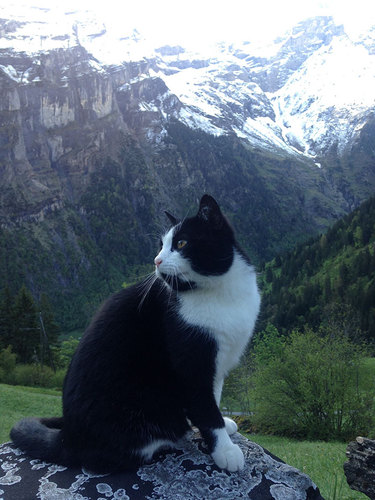
#> input picture dev_code/hed/images/cat.jpg, 375 x 500 px
$ python -i RGB_LAB.py   (imports and definitions only)
#> lines starting #> are read from the running program, lines starting #| are printed output that depends on the picture
"""
Version: 1.0

Summary: RGB to IR

Author: suxing liu

Author-email: suxingliu@gmail.com

USAGE

	python3 RGB_LAB.py -p ~/example/ -ft jpg


argument:
("-p", "--path", required = True,    help = "path to image file")
("-ft", "--filetype", required = False, default = 'jpg',   help = "Image filetype")

"""

import os
import glob
import sys
import cv2
import matplotlib as mpl
import matplotlib.pyplot as plt
import matplotlib.cm as mtpltcm
import shutil
import argparse

# generate foloder to store the output results
def mkdir(path):
    # import module
    import os

    # remove space at the beginning
    path=path.strip()
    # remove slash at the end
    path=path.rstrip("\\")

    # path exist?   # True  # False
    isExists=os.path.exists(path)

    # process
    if not isExists:
        # construct the path and folder
        print (path + ' folder constructed!')
        # make dir
        os.makedirs(path)
        return True
    else:
       # if exists, return
        print (path +' path exists!\n')
        shutil.rmtree(path)
        os.makedirs(path)
        return False


def RGB_LAB(image_file):

#> called with image_file = 'hed/images/cat.jpg'
    abs_path = os.path.abspath(image_file)

    filename, file_extension = os.path.splitext(abs_path)

    base_name = os.path.splitext(os.path.basename(filename))[0]

    #initialize the colormap
    colormap = mpl.cm.jet
    cNorm = mpl.colors.Normalize(vmin=0, vmax=255)
    scalarMap = mtpltcm.ScalarMappable(norm=cNorm, cmap=colormap)

    # load original image
    image = cv2.imread(image_file)
#> image is the input picture: shape (500, 375, 3); mean B, G, R 113.8, 103.5, 90.8

    gray = cv2.cvtColor(image, cv2.COLOR_BGR2GRAY)
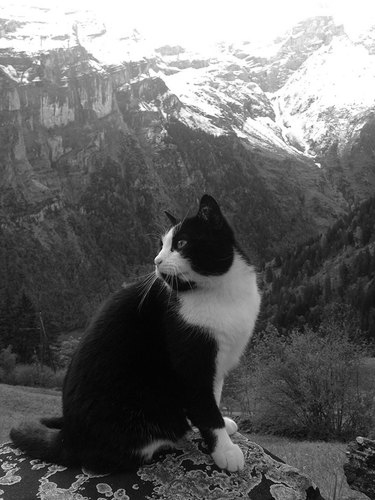
#> gray: shape (500, 375); min 1, max 255, mean 100.9


    # Convert color space to LAB space and extract L channel
    L, A, B = cv2.split(cv2.cvtColor(image, cv2.COLOR_BGR2LAB))
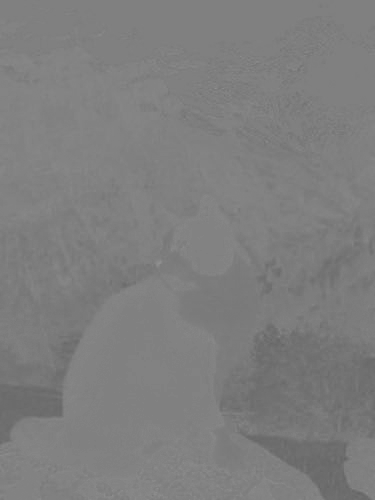
#> A: shape (500, 375); min 100, max 145, mean 126
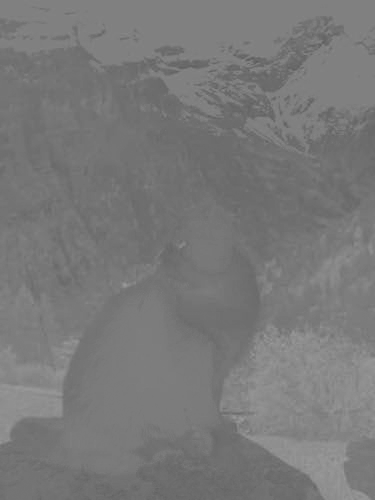
#> B: shape (500, 375); min 91, max 156, mean 120.7


    #add blur to make it more realistic
    #blur = cv2.GaussianBlur(gray,(1,1),0)

    #assign colormap
    colors = scalarMap.to_rgba(gray, bytes=False)
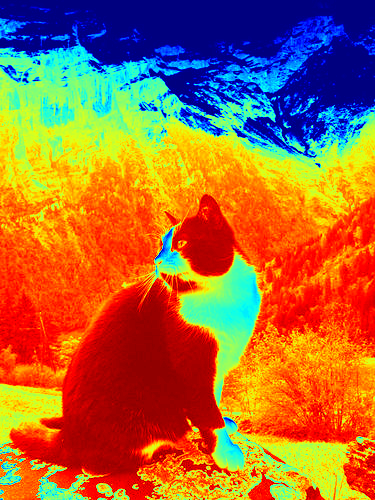
#> colors: shape (500, 375, 4) float64; mean of channels 0, 1, 2, 3 0.223, 0.41, 0.66, 1; drawn as B, G, R

    # save result
#> (the run stopped early here; a loop or call above may not have finished)

$ run again, on dev_code/hed/images/janie.jpg
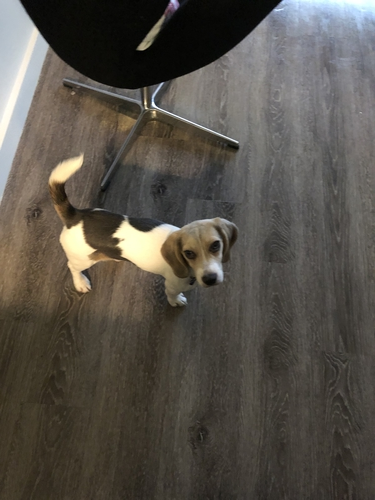
#> input picture dev_code/hed/images/janie.jpg, 375 x 500 px
#> in RGB_LAB, image is the input picture: shape (500, 375, 3); mean B, G, R 74.1, 81.6, 86.5
#> in RGB_LAB, `L, A, B = cv2.split(cv2.cvtColor(image, cv2.COLOR_BGR2LAB))`:
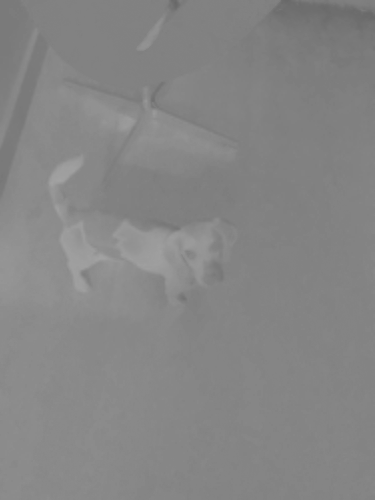
#> B: shape (500, 375); min 104, max 163, mean 133.2
#> in RGB_LAB, `colors = scalarMap.to_rgba(gray, bytes=False)`:
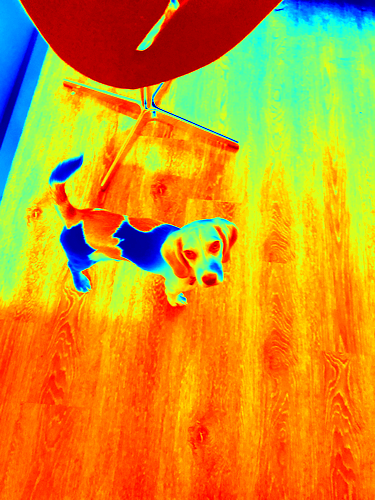
#> colors: shape (500, 375, 4) float64; mean of channels 0, 1, 2, 3 0.145, 0.581, 0.813, 1; drawn as B, G, R
